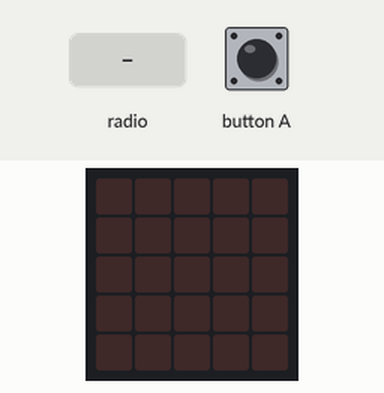
The program below on a simulated BBC micro:bit (MakeCode). On the bench: the board's 5×5 LED display. Inputs (shaded band) come from the test bench. Random numbers come from a fixed seed; no radio messages arrive unless stated (any console line starting 'radio sent:' is added by the test bench); what the program prints to the serial console is not drawn.

Above: at 1.2 s.
1.3 s: radio message "Empezar" arrives
At 2.2 s:
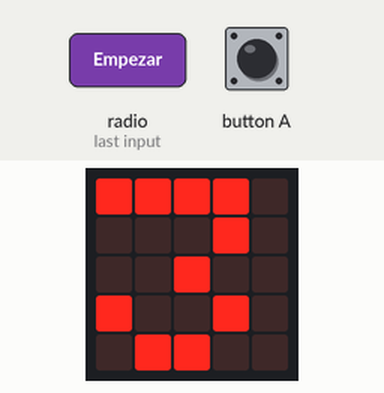
At 3.8 s:
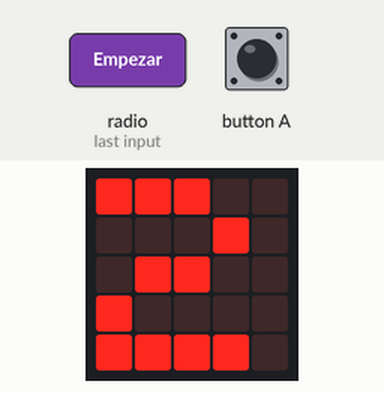
4.3 s: button A pressed for 0.15 s
Timing chart, 0 to 7.3 s (numbered marks = the images above; inputs shaded):
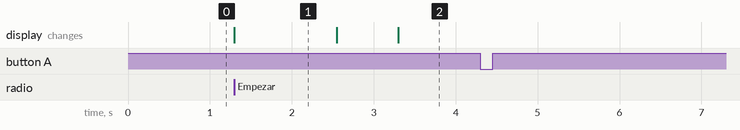

The program:

main.ts
```typescript
input.onButtonPressed(Button.A, function () {
    radio.sendString("Empezar")
})
radio.onReceivedString(function (receivedString) {
    basic.showNumber(randint(1, 9))
    basic.pause(500)
    basic.showString("/")
    basic.showNumber(randint(1, 9))
})
radio.setGroup(1)
```

test.ts
```typescript
// aquí va el archivo "tests"; esto no se compilará cuando este paquete se utilice como una extensión.
```

Measured:
- after the input at 1.3 s, the display: changes at once (image 1)
- after the input at 4.3 s, every drawn part: stays the same
- what the display in image 1 shows lasts 1.3 s, from 1.3 s to 2.6 s
